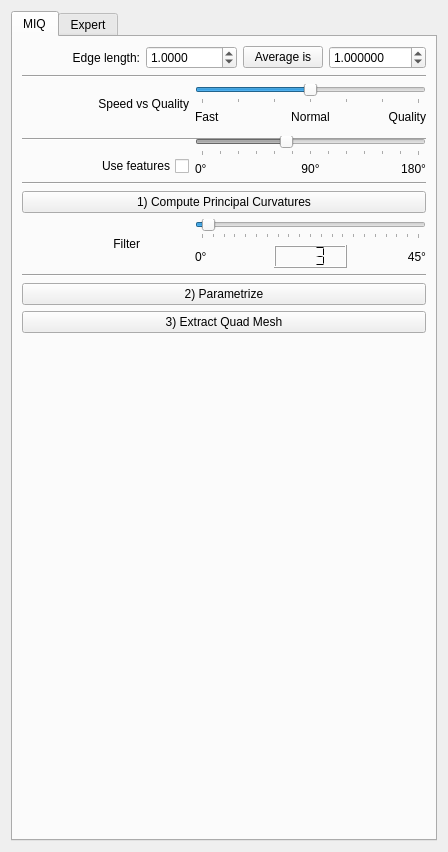
<?xml version="1.0" encoding="UTF-8"?>
<ui version="4.0">
 <class>MIQUI</class>
 <widget class="QWidget" name="MIQUI">
  <property name="geometry">
   <rect>
    <x>0</x>
    <y>0</y>
    <width>448</width>
    <height>821</height>
   </rect>
  </property>
  <property name="windowTitle">
   <string>Form</string>
  </property>
  <property name="accessibleName">
   <string>blub22</string>
  </property>
  <layout class="QVBoxLayout" name="verticalLayout_2">
   <item>
    <widget class="QTabWidget" name="tabWidget">
     <property name="tabPosition">
      <enum>QTabWidget::North</enum>
     </property>
     <property name="currentIndex">
      <number>0</number>
     </property>
     <widget class="QWidget" name="tab">
      <attribute name="title">
       <string>MIQ</string>
      </attribute>
      <layout class="QGridLayout" name="gridLayout_4">
       <item row="0" column="0">
        <widget class="QLabel" name="label_10">
         <property name="sizePolicy">
          <sizepolicy hsizetype="Expanding" vsizetype="Preferred">
           <horstretch>0</horstretch>
           <verstretch>0</verstretch>
          </sizepolicy>
         </property>
         <property name="text">
          <string>Edge length:</string>
         </property>
         <property name="alignment">
          <set>Qt::AlignRight|Qt::AlignTrailing|Qt::AlignVCenter</set>
         </property>
        </widget>
       </item>
       <item row="0" column="1" colspan="2">
        <widget class="QDoubleSpinBox" name="miq_edgelength_doubleSpinBox">
         <property name="decimals">
          <number>4</number>
         </property>
         <property name="maximum">
          <double>10000.000000000000000</double>
         </property>
         <property name="value">
          <double>1.000000000000000</double>
         </property>
        </widget>
       </item>
       <item row="0" column="3">
        <layout class="QHBoxLayout" name="horizontalLayout">
         <item>
          <widget class="QPushButton" name="miq_avgel_pushButton">
           <property name="text">
            <string>Average is</string>
           </property>
          </widget>
         </item>
         <item>
          <widget class="QDoubleSpinBox" name="miq_avgel_doubleSpinBox">
           <property name="decimals">
            <number>6</number>
           </property>
           <property name="maximum">
            <double>9999.000000000000000</double>
           </property>
           <property name="value">
            <double>1.000000000000000</double>
           </property>
          </widget>
         </item>
        </layout>
       </item>
       <item row="1" column="0" colspan="4">
        <widget class="Line" name="line_3">
         <property name="orientation">
          <enum>Qt::Horizontal</enum>
         </property>
        </widget>
       </item>
       <item row="2" column="0" colspan="2">
        <widget class="QLabel" name="label_12">
         <property name="text">
          <string>Speed vs Quality</string>
         </property>
         <property name="alignment">
          <set>Qt::AlignRight|Qt::AlignTrailing|Qt::AlignVCenter</set>
         </property>
        </widget>
       </item>
       <item row="2" column="2" colspan="2">
        <layout class="QGridLayout" name="gridLayout">
         <item row="0" column="0" colspan="3">
          <widget class="QSlider" name="miq_quality_horizontalSlider">
           <property name="maximum">
            <number>30</number>
           </property>
           <property name="pageStep">
            <number>100</number>
           </property>
           <property name="value">
            <number>15</number>
           </property>
           <property name="orientation">
            <enum>Qt::Horizontal</enum>
           </property>
           <property name="tickPosition">
            <enum>QSlider::TicksBelow</enum>
           </property>
           <property name="tickInterval">
            <number>5</number>
           </property>
          </widget>
         </item>
         <item row="1" column="0">
          <widget class="QLabel" name="label">
           <property name="text">
            <string>Fast</string>
           </property>
           <property name="alignment">
            <set>Qt::AlignLeading|Qt::AlignLeft|Qt::AlignVCenter</set>
           </property>
          </widget>
         </item>
         <item row="1" column="1">
          <widget class="QLabel" name="label_3">
           <property name="text">
            <string>Normal</string>
           </property>
           <property name="alignment">
            <set>Qt::AlignCenter</set>
           </property>
          </widget>
         </item>
         <item row="1" column="2">
          <widget class="QLabel" name="label_2">
           <property name="text">
            <string>Quality</string>
           </property>
           <property name="alignment">
            <set>Qt::AlignRight|Qt::AlignTrailing|Qt::AlignVCenter</set>
           </property>
          </widget>
         </item>
        </layout>
       </item>
       <item row="3" column="0" rowspan="2" colspan="4">
        <widget class="Line" name="line">
         <property name="orientation">
          <enum>Qt::Horizontal</enum>
         </property>
        </widget>
       </item>
       <item row="5" column="0" colspan="2">
        <widget class="QCheckBox" name="miq_features_checkBox">
         <property name="layoutDirection">
          <enum>Qt::RightToLeft</enum>
         </property>
         <property name="text">
          <string>Use features</string>
         </property>
         <property name="shortcut">
          <string/>
         </property>
        </widget>
       </item>
       <item row="4" column="2" rowspan="2" colspan="2">
        <layout class="QGridLayout" name="gridLayout_2">
         <item row="0" column="0" colspan="3">
          <widget class="QSlider" name="miq_features_horizontalSlider">
           <property name="enabled">
            <bool>false</bool>
           </property>
           <property name="maximum">
            <number>180</number>
           </property>
           <property name="pageStep">
            <number>100</number>
           </property>
           <property name="value">
            <number>70</number>
           </property>
           <property name="orientation">
            <enum>Qt::Horizontal</enum>
           </property>
           <property name="tickPosition">
            <enum>QSlider::TicksBelow</enum>
           </property>
           <property name="tickInterval">
            <number>15</number>
           </property>
          </widget>
         </item>
         <item row="1" column="0">
          <widget class="QLabel" name="label_4">
           <property name="text">
            <string>0°</string>
           </property>
           <property name="alignment">
            <set>Qt::AlignLeading|Qt::AlignLeft|Qt::AlignVCenter</set>
           </property>
          </widget>
         </item>
         <item row="1" column="1">
          <widget class="QLabel" name="label_5">
           <property name="text">
            <string>90°</string>
           </property>
           <property name="alignment">
            <set>Qt::AlignCenter</set>
           </property>
          </widget>
         </item>
         <item row="1" column="2">
          <widget class="QLabel" name="label_6">
           <property name="text">
            <string>180°</string>
           </property>
           <property name="alignment">
            <set>Qt::AlignRight|Qt::AlignTrailing|Qt::AlignVCenter</set>
           </property>
          </widget>
         </item>
        </layout>
       </item>
       <item row="6" column="0" colspan="4">
        <widget class="Line" name="line_2">
         <property name="orientation">
          <enum>Qt::Horizontal</enum>
         </property>
        </widget>
       </item>
       <item row="7" column="0" colspan="4">
        <widget class="QPushButton" name="miq_pcurv_pushButton">
         <property name="text">
          <string>1) Compute Principal Curvatures</string>
         </property>
        </widget>
       </item>
       <item row="8" column="0">
        <widget class="QLabel" name="label_14">
         <property name="text">
          <string>Filter</string>
         </property>
         <property name="alignment">
          <set>Qt::AlignRight|Qt::AlignTrailing|Qt::AlignVCenter</set>
         </property>
        </widget>
       </item>
       <item row="8" column="2" colspan="2">
        <layout class="QGridLayout" name="gridLayout_3">
         <item row="0" column="0" colspan="3">
          <widget class="QSlider" name="miq_filter_horizontalSlider">
           <property name="maximum">
            <number>100</number>
           </property>
           <property name="singleStep">
            <number>1</number>
           </property>
           <property name="pageStep">
            <number>100</number>
           </property>
           <property name="value">
            <number>3</number>
           </property>
           <property name="orientation">
            <enum>Qt::Horizontal</enum>
           </property>
           <property name="tickPosition">
            <enum>QSlider::TicksBelow</enum>
           </property>
           <property name="tickInterval">
            <number>5</number>
           </property>
          </widget>
         </item>
         <item row="1" column="0">
          <widget class="QLabel" name="label_7">
           <property name="text">
            <string>0°</string>
           </property>
           <property name="alignment">
            <set>Qt::AlignLeading|Qt::AlignLeft|Qt::AlignVCenter</set>
           </property>
          </widget>
         </item>
         <item row="1" column="2">
          <widget class="QLabel" name="label_9">
           <property name="text">
            <string>45°</string>
           </property>
           <property name="alignment">
            <set>Qt::AlignRight|Qt::AlignTrailing|Qt::AlignVCenter</set>
           </property>
          </widget>
         </item>
         <item row="1" column="1">
          <widget class="QLCDNumber" name="lcdNumber">
           <property name="numDigits">
            <number>3</number>
           </property>
           <property name="segmentStyle">
            <enum>QLCDNumber::Flat</enum>
           </property>
           <property name="value" stdset="0">
            <double>3.000000000000000</double>
           </property>
          </widget>
         </item>
        </layout>
       </item>
       <item row="9" column="0" colspan="4">
        <widget class="Line" name="line_4">
         <property name="orientation">
          <enum>Qt::Horizontal</enum>
         </property>
        </widget>
       </item>
       <item row="10" column="0" colspan="4">
        <widget class="QPushButton" name="miq_parametrize_pushButton">
         <property name="text">
          <string>2) Parametrize</string>
         </property>
        </widget>
       </item>
       <item row="11" column="0" colspan="4">
        <widget class="QPushButton" name="miq_extract_pushButton">
         <property name="text">
          <string>3) Extract Quad Mesh</string>
         </property>
        </widget>
       </item>
       <item row="12" column="2">
        <spacer name="verticalSpacer">
         <property name="orientation">
          <enum>Qt::Vertical</enum>
         </property>
         <property name="sizeHint" stdset="0">
          <size>
           <width>20</width>
           <height>74</height>
          </size>
         </property>
        </spacer>
       </item>
      </layout>
     </widget>
     <widget class="QWidget" name="tab_2">
      <attribute name="title">
       <string>Expert</string>
      </attribute>
      <layout class="QVBoxLayout" name="verticalLayout">
       <item>
        <widget class="QGroupBox" name="groupBox">
         <property name="title">
          <string>Important Directions</string>
         </property>
         <layout class="QGridLayout" name="gridLayout_7">
          <item row="0" column="0" colspan="2">
           <widget class="QLabel" name="label_8">
            <property name="text">
             <string>Principal Curvature Radius:</string>
            </property>
           </widget>
          </item>
          <item row="0" column="2" colspan="2">
           <widget class="QDoubleSpinBox" name="exp_radius_doubleSpinBox">
            <property name="value">
             <double>5.000000000000000</double>
            </property>
           </widget>
          </item>
          <item row="1" column="0">
           <widget class="QRadioButton" name="exp_geodesic_radioButton">
            <property name="text">
             <string>Geodesic radius</string>
            </property>
            <property name="checked">
             <bool>false</bool>
            </property>
           </widget>
          </item>
          <item row="1" column="1" colspan="2">
           <widget class="QRadioButton" name="exp_kring_radioButton">
            <property name="text">
             <string>k-ring radius</string>
            </property>
            <property name="checked">
             <bool>true</bool>
            </property>
           </widget>
          </item>
          <item row="1" column="3">
           <widget class="QCheckBox" name="exp_hidecurvatures_checkBox">
            <property name="text">
             <string>hide</string>
            </property>
           </widget>
          </item>
          <item row="2" column="0" colspan="4">
           <widget class="QPushButton" name="exp_pcurv_pushButton">
            <property name="text">
             <string>Compute principal curvatures</string>
            </property>
           </widget>
          </item>
         </layout>
        </widget>
       </item>
       <item>
        <widget class="QGroupBox" name="groupBox_2">
         <property name="title">
          <string>Orientation Field</string>
         </property>
         <layout class="QGridLayout" name="gridLayout_5">
          <item row="0" column="0" colspan="2">
           <widget class="QLabel" name="label_11">
            <property name="text">
             <string>Min max-curvature (1/(ßK)) threshold, ß=</string>
            </property>
           </widget>
          </item>
          <item row="0" column="2">
           <widget class="QDoubleSpinBox" name="exp_minmaxbeta_doubleSpinBox">
            <property name="decimals">
             <number>6</number>
            </property>
            <property name="minimum">
             <double>0.000001000000000</double>
            </property>
            <property name="maximum">
             <double>999999999.000000000000000</double>
            </property>
            <property name="value">
             <double>1.000001000000000</double>
            </property>
           </widget>
          </item>
          <item row="1" column="0">
           <widget class="QLabel" name="label_22">
            <property name="text">
             <string>Filter percentage</string>
            </property>
           </widget>
          </item>
          <item row="1" column="2">
           <widget class="QDoubleSpinBox" name="exp_normfilter_doubleSpinBox">
            <property name="maximum">
             <double>100.000000000000000</double>
            </property>
            <property name="value">
             <double>4.000000000000000</double>
            </property>
           </widget>
          </item>
          <item row="2" column="0">
           <widget class="QCheckBox" name="exp_maxiters_checkBox">
            <property name="text">
             <string>Max Iters</string>
            </property>
            <property name="checked">
             <bool>false</bool>
            </property>
           </widget>
          </item>
          <item row="2" column="1" colspan="2">
           <widget class="QSpinBox" name="exp_maxiters_spinBox">
            <property name="enabled">
             <bool>false</bool>
            </property>
            <property name="maximum">
             <number>9999999</number>
            </property>
           </widget>
          </item>
          <item row="3" column="0">
           <widget class="QCheckBox" name="exp_maxtime_checkBox">
            <property name="text">
             <string>Max Time (s)</string>
            </property>
            <property name="checked">
             <bool>true</bool>
            </property>
           </widget>
          </item>
          <item row="3" column="1" colspan="2">
           <widget class="QDoubleSpinBox" name="exp_maxtime_doubleSpinBox">
            <property name="enabled">
             <bool>true</bool>
            </property>
            <property name="maximum">
             <double>9999999.000000000000000</double>
            </property>
           </widget>
          </item>
          <item row="4" column="0" colspan="3">
           <layout class="QHBoxLayout" name="horizontalLayout_3">
            <item>
             <widget class="QLabel" name="label_15">
              <property name="text">
               <string>Max k-Ring</string>
              </property>
             </widget>
            </item>
            <item>
             <widget class="QSpinBox" name="exp_maxkring_spinBox">
              <property name="minimum">
               <number>0</number>
              </property>
             </widget>
            </item>
           </layout>
          </item>
          <item row="5" column="0">
           <widget class="QCheckBox" name="exp_fielddialog_checkBox">
            <property name="text">
             <string>Show dialog</string>
            </property>
           </widget>
          </item>
          <item row="5" column="1" colspan="2">
           <widget class="QPushButton" name="exp_orien_pushButton">
            <property name="text">
             <string>Compute orientation field</string>
            </property>
           </widget>
          </item>
         </layout>
        </widget>
       </item>
       <item>
        <widget class="QGroupBox" name="groupBox_3">
         <property name="title">
          <string>Parametrization</string>
         </property>
         <layout class="QGridLayout" name="gridLayout_8">
          <item row="0" column="0">
           <widget class="QLabel" name="label_17">
            <property name="text">
             <string>Anisotropy</string>
            </property>
           </widget>
          </item>
          <item row="0" column="1">
           <widget class="QDoubleSpinBox" name="exp_anisotropy_doubleSpinBox">
            <property name="minimum">
             <double>1.000000000000000</double>
            </property>
           </widget>
          </item>
          <item row="1" column="0" colspan="2">
           <widget class="QGroupBox" name="groupBox_4">
            <property name="title">
             <string>Stiffening</string>
            </property>
            <layout class="QGridLayout" name="gridLayout_6">
             <item row="3" column="0">
              <widget class="QLabel" name="label_19">
               <property name="text">
                <string>linear coeff</string>
               </property>
              </widget>
             </item>
             <item row="2" column="1">
              <widget class="QSpinBox" name="exp_stiff_smoothiters_spinBox">
               <property name="value">
                <number>10</number>
               </property>
              </widget>
             </item>
             <item row="2" column="0">
              <widget class="QLabel" name="label_18">
               <property name="text">
                <string>Smooth iters</string>
               </property>
              </widget>
             </item>
             <item row="1" column="0">
              <widget class="QLabel" name="label_21">
               <property name="text">
                <string>Iters</string>
               </property>
              </widget>
             </item>
             <item row="4" column="0">
              <widget class="QLabel" name="label_20">
               <property name="text">
                <string>max update</string>
               </property>
              </widget>
             </item>
             <item row="1" column="1">
              <widget class="QSpinBox" name="exp_stiff_iters_spinBox">
               <property name="value">
                <number>5</number>
               </property>
              </widget>
             </item>
             <item row="4" column="1">
              <widget class="QDoubleSpinBox" name="exp_stiff_update_doubleSpinBox">
               <property name="maximum">
                <double>99990000.000000000000000</double>
               </property>
               <property name="value">
                <double>5.000000000000000</double>
               </property>
              </widget>
             </item>
             <item row="3" column="1">
              <widget class="QDoubleSpinBox" name="exp_stiff_coeff_doubleSpinBox">
               <property name="maximum">
                <double>99990000.000000000000000</double>
               </property>
               <property name="value">
                <double>1.000000000000000</double>
               </property>
              </widget>
             </item>
             <item row="0" column="1">
              <widget class="QSpinBox" name="exp_stiff_maxiters_spinBox">
               <property name="maximum">
                <number>99999</number>
               </property>
               <property name="value">
                <number>10</number>
               </property>
              </widget>
             </item>
             <item row="0" column="0">
              <widget class="QLabel" name="label_13">
               <property name="text">
                <string>Max Iters</string>
               </property>
              </widget>
             </item>
            </layout>
           </widget>
          </item>
          <item row="2" column="0" colspan="2">
           <widget class="QGroupBox" name="groupBox_5">
            <property name="title">
             <string>Regularization</string>
            </property>
            <layout class="QGridLayout" name="gridLayout_10">
             <item row="0" column="0">
              <widget class="QDoubleSpinBox" name="exp_regularization_doubleSpinBox">
               <property name="decimals">
                <number>9</number>
               </property>
               <property name="maximum">
                <double>99990000.000000000000000</double>
               </property>
               <property name="singleStep">
                <double>0.000001000000000</double>
               </property>
               <property name="value">
                <double>0.000001000000000</double>
               </property>
              </widget>
             </item>
             <item row="1" column="0">
              <widget class="QPushButton" name="exp_param_pushButton">
               <property name="text">
                <string>Parametrize</string>
               </property>
              </widget>
             </item>
            </layout>
           </widget>
          </item>
          <item row="3" column="0" colspan="2">
           <widget class="QGroupBox" name="groupBox_6">
            <property name="title">
             <string>Extract epsilon</string>
            </property>
            <layout class="QGridLayout" name="gridLayout_9">
             <item row="0" column="0">
              <widget class="QDoubleSpinBox" name="exp_extracteps_doubleSpinBox">
               <property name="decimals">
                <number>9</number>
               </property>
               <property name="maximum">
                <double>99990000.000000000000000</double>
               </property>
               <property name="singleStep">
                <double>0.000001000000000</double>
               </property>
               <property name="value">
                <double>0.000001000000000</double>
               </property>
              </widget>
             </item>
            </layout>
           </widget>
          </item>
          <item row="4" column="0">
           <widget class="QCheckBox" name="exp_paramdialog_checkBox">
            <property name="text">
             <string>Show dialog</string>
            </property>
           </widget>
          </item>
         </layout>
        </widget>
       </item>
       <item>
        <spacer name="verticalSpacer_2">
         <property name="orientation">
          <enum>Qt::Vertical</enum>
         </property>
         <property name="sizeHint" stdset="0">
          <size>
           <width>20</width>
           <height>40</height>
          </size>
         </property>
        </spacer>
       </item>
      </layout>
     </widget>
    </widget>
   </item>
  </layout>
 </widget>
 <resources/>
 <connections>
  <connection>
   <sender>miq_features_checkBox</sender>
   <signal>toggled(bool)</signal>
   <receiver>miq_features_horizontalSlider</receiver>
   <slot>setEnabled(bool)</slot>
   <hints>
    <hint type="sourcelabel">
     <x>75</x>
     <y>101</y>
    </hint>
    <hint type="destinationlabel">
     <x>256</x>
     <y>91</y>
    </hint>
   </hints>
  </connection>
  <connection>
   <sender>miq_filter_horizontalSlider</sender>
   <signal>valueChanged(int)</signal>
   <receiver>lcdNumber</receiver>
   <slot>display(int)</slot>
   <hints>
    <hint type="sourcelabel">
     <x>256</x>
     <y>154</y>
    </hint>
    <hint type="destinationlabel">
     <x>256</x>
     <y>185</y>
    </hint>
   </hints>
  </connection>
  <connection>
   <sender>exp_maxiters_checkBox</sender>
   <signal>toggled(bool)</signal>
   <receiver>exp_maxiters_spinBox</receiver>
   <slot>setEnabled(bool)</slot>
   <hints>
    <hint type="sourcelabel">
     <x>105</x>
     <y>198</y>
    </hint>
    <hint type="destinationlabel">
     <x>277</x>
     <y>198</y>
    </hint>
   </hints>
  </connection>
  <connection>
   <sender>exp_maxtime_checkBox</sender>
   <signal>toggled(bool)</signal>
   <receiver>exp_maxtime_doubleSpinBox</receiver>
   <slot>setEnabled(bool)</slot>
   <hints>
    <hint type="sourcelabel">
     <x>105</x>
     <y>228</y>
    </hint>
    <hint type="destinationlabel">
     <x>277</x>
     <y>228</y>
    </hint>
   </hints>
  </connection>
 </connections>
</ui>
